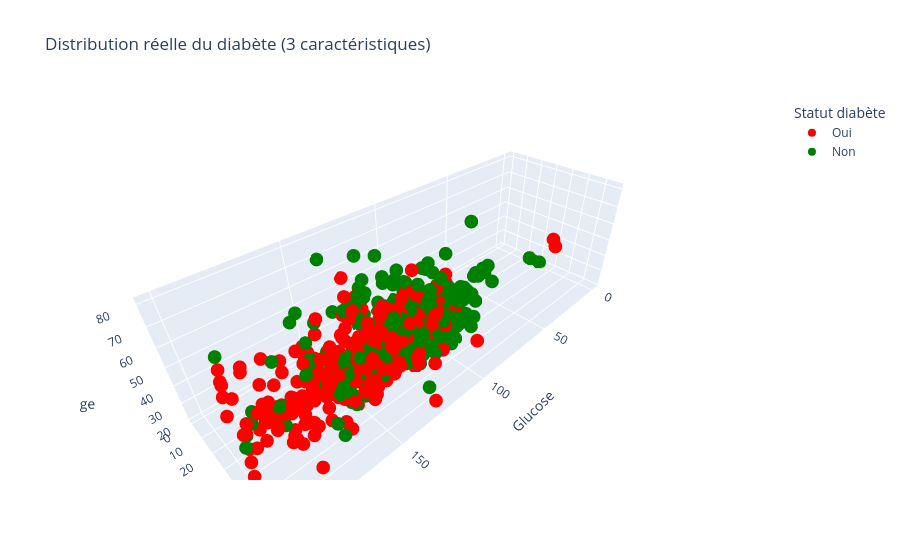

This figure's notebook cell:
### Markdown cell above
## 4. Visualisation 3D

### Code cell
fig = px.scatter_3d(df_real, x='Glucose', y='BMI', z='Age', color='Diabete',
                    title="Distribution réelle du diabète (3 caractéristiques)",
                    labels={'Diabete': 'Statut diabète'},
                    color_discrete_map={'Non': 'green', 'Oui': 'red'})
fig.show()

### Figure 1 — Plotly figure (JSON) as saved in the notebook; plotly's stock layout.template omitted (floating-point values rounded to 4 significant figures; data arrays with more than 128 entries replaced by an {"elided": "..."} marker saying what was removed)
{"data": [{"hovertemplate": "Statut diabète=Oui<br>Glucose=%{x}<br>BMI=%{y}<br>Age=%{z}<extra></extra>", "legendgroup": "Oui", "marker": {"color": "red", "symbol": "circle"}, "mode": "markers", "name": "Oui", "scene": "scene", "showlegend": true, "type": "scatter3d", "x": {"elided": "268 int values"}, "y": {"elided": "268 float values"}, "z": {"elided": "268 int values"}}, {"hovertemplate": "Statut diabète=Non<br>Glucose=%{x}<br>BMI=%{y}<br>Age=%{z}<extra></extra>", "legendgroup": "Non", "marker": {"color": "green", "symbol": "circle"}, "mode": "markers", "name": "Non", "scene": "scene", "showlegend": true, "type": "scatter3d", "x": {"elided": "500 int values"}, "y": {"elided": "500 float values"}, "z": {"elided": "500 int values"}}], "layout": {"legend": {"title": {"text": "Statut diabète"}, "tracegroupgap": 0}, "scene": {"domain": {"x": [0, 1], "y": [0, 1]}, "xaxis": {"title": {"text": "Glucose"}}, "yaxis": {"title": {"text": "BMI"}}, "zaxis": {"title": {"text": "Age"}}}, "title": {"text": "Distribution réelle du diabète (3 caractéristiques)"}}}
